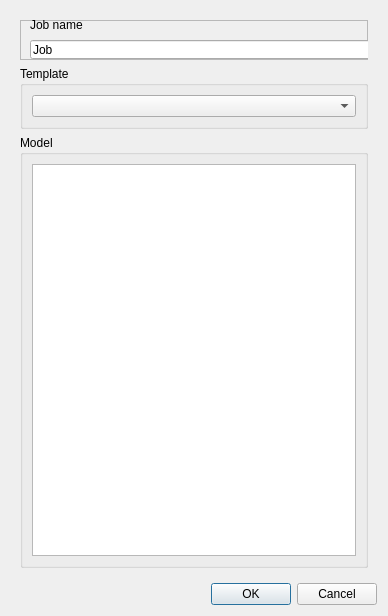
<?xml version="1.0" encoding="UTF-8"?>
<ui version="4.0">
 <class>Dialog</class>
 <widget class="QDialog" name="Dialog">
  <property name="geometry">
   <rect>
    <x>0</x>
    <y>0</y>
    <width>388</width>
    <height>616</height>
   </rect>
  </property>
  <property name="windowTitle">
   <string>Create Job</string>
  </property>
  <layout class="QVBoxLayout" name="verticalLayout_2">
   <item>
    <widget class="QWidget" name="widget_4" native="true">
     <layout class="QGridLayout" name="gridLayout_2">
      <item row="2" column="0">
       <widget class="QGroupBox" name="templateGroup">
        <property name="enabled">
         <bool>true</bool>
        </property>
        <property name="title">
         <string>Template</string>
        </property>
        <layout class="QVBoxLayout" name="verticalLayout">
         <item>
          <widget class="QComboBox" name="jobTemplate">
           <property name="enabled">
            <bool>true</bool>
           </property>
           <property name="toolTip">
            <string>&lt;html&gt;&lt;head/&gt;&lt;body&gt;&lt;p&gt;Select a template to be used for the job.&lt;/p&gt;&lt;p&gt;In case there are no templates you can create one through the popup menu of an existing job. Name the file job_*.json and place it in the macro or the path directory (see preferences) in order to be selectable from this list.&lt;/p&gt;&lt;/body&gt;&lt;/html&gt;</string>
           </property>
          </widget>
         </item>
        </layout>
       </widget>
      </item>
      <item row="3" column="0">
       <widget class="QGroupBox" name="modelGroup">
        <property name="title">
         <string>Model</string>
        </property>
        <layout class="QVBoxLayout" name="verticalLayout_6">
         <item>
          <widget class="QTreeWidget" name="modelTree">
           <property name="editTriggers">
            <set>QAbstractItemView::NoEditTriggers</set>
           </property>
           <property name="tabKeyNavigation">
            <bool>true</bool>
           </property>
           <property name="selectionMode">
            <enum>QAbstractItemView::MultiSelection</enum>
           </property>
           <property name="columnCount">
            <number>1</number>
           </property>
           <attribute name="headerVisible">
            <bool>false</bool>
           </attribute>
           <attribute name="headerCascadingSectionResizes">
            <bool>true</bool>
           </attribute>
           <column>
            <property name="text">
             <string notr="true">1</string>
            </property>
           </column>
          </widget>
         </item>
        </layout>
       </widget>
      </item>
      <item row="0" column="0">
       <widget class="QFrame" name="frame">
        <property name="minimumSize">
         <size>
          <width>0</width>
          <height>40</height>
         </size>
        </property>
        <property name="baseSize">
         <size>
          <width>1000</width>
          <height>500</height>
         </size>
        </property>
        <property name="frameShape">
         <enum>QFrame::StyledPanel</enum>
        </property>
        <property name="frameShadow">
         <enum>QFrame::Raised</enum>
        </property>
        <widget class="QLineEdit" name="jobnametext">
         <property name="geometry">
          <rect>
           <x>10</x>
           <y>20</y>
           <width>350</width>
           <height>19</height>
          </rect>
         </property>
         <property name="text">
          <string>Job</string>
         </property>
        </widget>
        <widget class="QLabel" name="label">
         <property name="geometry">
          <rect>
           <x>10</x>
           <y>0</y>
           <width>350</width>
           <height>10</height>
          </rect>
         </property>
         <property name="text">
          <string>Job name</string>
         </property>
        </widget>
       </widget>
      </item>
     </layout>
    </widget>
   </item>
   <item>
    <widget class="QDialogButtonBox" name="buttonBox">
     <property name="autoFillBackground">
      <bool>false</bool>
     </property>
     <property name="orientation">
      <enum>Qt::Horizontal</enum>
     </property>
     <property name="standardButtons">
      <set>QDialogButtonBox::Cancel|QDialogButtonBox::Ok</set>
     </property>
    </widget>
   </item>
  </layout>
 </widget>
 <resources/>
 <connections>
  <connection>
   <sender>buttonBox</sender>
   <signal>accepted()</signal>
   <receiver>Dialog</receiver>
   <slot>accept()</slot>
   <hints>
    <hint type="sourcelabel">
     <x>248</x>
     <y>254</y>
    </hint>
    <hint type="destinationlabel">
     <x>157</x>
     <y>274</y>
    </hint>
   </hints>
  </connection>
  <connection>
   <sender>buttonBox</sender>
   <signal>rejected()</signal>
   <receiver>Dialog</receiver>
   <slot>reject()</slot>
   <hints>
    <hint type="sourcelabel">
     <x>316</x>
     <y>260</y>
    </hint>
    <hint type="destinationlabel">
     <x>286</x>
     <y>274</y>
    </hint>
   </hints>
  </connection>
 </connections>
</ui>
